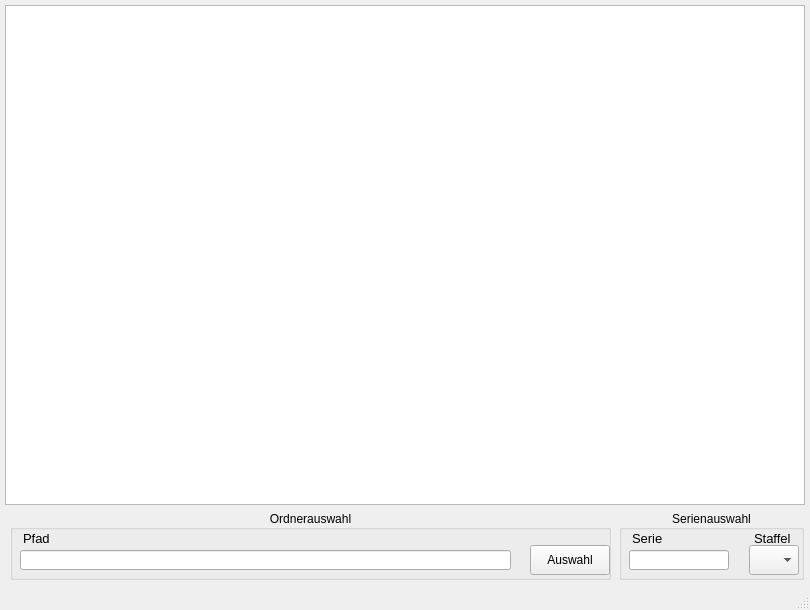
<?xml version="1.0" encoding="UTF-8"?>
<ui version="4.0">
 <class>MainWindow</class>
 <widget class="QMainWindow" name="MainWindow">
  <property name="geometry">
   <rect>
    <x>0</x>
    <y>0</y>
    <width>810</width>
    <height>610</height>
   </rect>
  </property>
  <property name="windowTitle">
   <string>SeriesScrapper</string>
  </property>
  <widget class="QWidget" name="centralWidget">
   <widget class="QTableWidget" name="episodeNameTable">
    <property name="geometry">
     <rect>
      <x>5</x>
      <y>5</y>
      <width>800</width>
      <height>500</height>
     </rect>
    </property>
   </widget>
   <widget class="QGroupBox" name="groupBox">
    <property name="geometry">
     <rect>
      <x>619</x>
      <y>510</y>
      <width>185</width>
      <height>70</height>
     </rect>
    </property>
    <property name="title">
     <string>Serienauswahl</string>
    </property>
    <property name="alignment">
     <set>Qt::AlignCenter</set>
    </property>
    <widget class="QLineEdit" name="seriesLineEdit">
     <property name="geometry">
      <rect>
       <x>10</x>
       <y>40</y>
       <width>100</width>
       <height>20</height>
      </rect>
     </property>
    </widget>
    <widget class="QLabel" name="label">
     <property name="geometry">
      <rect>
       <x>13</x>
       <y>20</y>
       <width>59</width>
       <height>16</height>
      </rect>
     </property>
     <property name="font">
      <font>
       <pointsize>10</pointsize>
      </font>
     </property>
     <property name="text">
      <string>Serie</string>
     </property>
    </widget>
    <widget class="QComboBox" name="seasonComboBox">
     <property name="geometry">
      <rect>
       <x>130</x>
       <y>35</y>
       <width>50</width>
       <height>30</height>
      </rect>
     </property>
    </widget>
    <widget class="QLabel" name="label_2">
     <property name="geometry">
      <rect>
       <x>135</x>
       <y>20</y>
       <width>59</width>
       <height>16</height>
      </rect>
     </property>
     <property name="font">
      <font>
       <pointsize>10</pointsize>
      </font>
     </property>
     <property name="text">
      <string>Staffel</string>
     </property>
    </widget>
    <widget class="QLabel" name="correctSeriesLabel">
     <property name="geometry">
      <rect>
       <x>118</x>
       <y>40</y>
       <width>20</width>
       <height>16</height>
      </rect>
     </property>
     <property name="text">
      <string/>
     </property>
    </widget>
   </widget>
   <widget class="QGroupBox" name="groupBox_2">
    <property name="geometry">
     <rect>
      <x>10</x>
      <y>510</y>
      <width>601</width>
      <height>70</height>
     </rect>
    </property>
    <property name="title">
     <string>Ordnerauswahl</string>
    </property>
    <property name="alignment">
     <set>Qt::AlignCenter</set>
    </property>
    <widget class="QLineEdit" name="pathLineEdit">
     <property name="geometry">
      <rect>
       <x>10</x>
       <y>40</y>
       <width>491</width>
       <height>20</height>
      </rect>
     </property>
    </widget>
    <widget class="QPushButton" name="pushButton">
     <property name="geometry">
      <rect>
       <x>520</x>
       <y>35</y>
       <width>80</width>
       <height>30</height>
      </rect>
     </property>
     <property name="text">
      <string>Auswahl</string>
     </property>
    </widget>
    <widget class="QLabel" name="label_3">
     <property name="geometry">
      <rect>
       <x>13</x>
       <y>20</y>
       <width>59</width>
       <height>16</height>
      </rect>
     </property>
     <property name="font">
      <font>
       <pointsize>10</pointsize>
      </font>
     </property>
     <property name="text">
      <string>Pfad</string>
     </property>
    </widget>
    <widget class="QLabel" name="correctPathLabel">
     <property name="geometry">
      <rect>
       <x>508</x>
       <y>40</y>
       <width>20</width>
       <height>16</height>
      </rect>
     </property>
     <property name="text">
      <string/>
     </property>
    </widget>
    <zorder>pathLineEdit</zorder>
    <zorder>groupBox</zorder>
    <zorder>pushButton</zorder>
    <zorder>label_3</zorder>
    <zorder>correctPathLabel</zorder>
   </widget>
  </widget>
  <widget class="QStatusBar" name="statusBar"/>
  <widget class="QMenuBar" name="menuBar">
   <property name="geometry">
    <rect>
     <x>0</x>
     <y>0</y>
     <width>810</width>
     <height>22</height>
    </rect>
   </property>
  </widget>
 </widget>
 <layoutdefault spacing="6" margin="11"/>
 <resources/>
 <connections/>
</ui>
